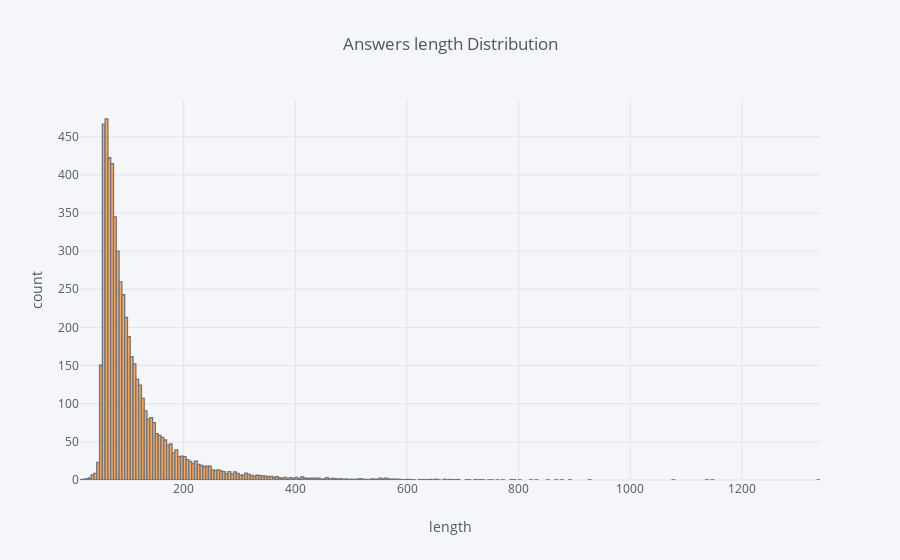

The notebook cell saved with this chart:
### Markdown cell above
From the scatter plot above it seems to be that the length of the answer is quite high. This may be due to the nature of our dataset, the answers about insurance need to be precise and well formulated in order to explain better to clients. This also can be due to the fact that collaborators are using a lot of formal expressions since they are talking to clients.

### Code cell
# The distribution of the length of answers 
l2a['answer_length'].iplot(kind='hist', xTitle='length',histnorm = 'density', 
                         yTitle='count', title='Answers length Distribution')

### Figure 1 — Plotly figure (JSON) as saved in the notebook; plotly's stock layout.template omitted (floating-point values rounded to 4 significant figures; data arrays with more than 128 entries replaced by an {"elided": "..."} marker saying what was removed)
{"data": [{"histfunc": "count", "histnorm": "density", "marker": {"color": "rgba(255, 153, 51, 1.0)", "line": {"color": "#4D5663", "width": 1.3}}, "name": "answer_length", "opacity": 0.8, "orientation": "v", "type": "histogram", "uid": "f7e93362-cac0-4310-932f-852de346df41", "x": {"elided": "27413 int values"}}], "layout": {"barmode": "overlay", "legend": {"bgcolor": "#F5F6F9", "font": {"color": "#4D5663"}}, "paper_bgcolor": "#F5F6F9", "plot_bgcolor": "#F5F6F9", "title": {"font": {"color": "#4D5663"}, "text": "Answers length Distribution"}, "xaxis": {"gridcolor": "#E1E5ED", "showgrid": true, "tickfont": {"color": "#4D5663"}, "title": {"font": {"color": "#4D5663"}, "text": "length"}, "zerolinecolor": "#E1E5ED"}, "yaxis": {"gridcolor": "#E1E5ED", "showgrid": true, "tickfont": {"color": "#4D5663"}, "title": {"font": {"color": "#4D5663"}, "text": "count"}, "zerolinecolor": "#E1E5ED"}}}
